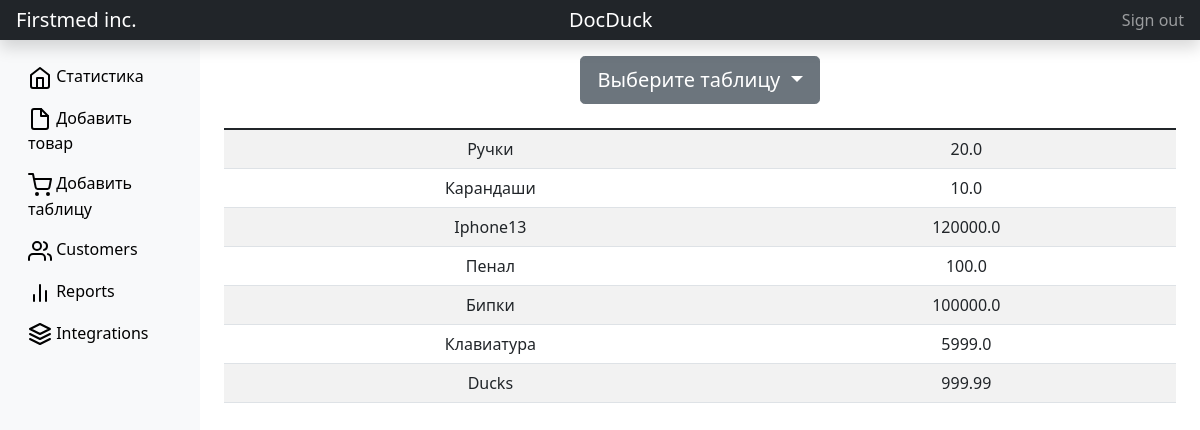
Screenshot of /viewer (signed in) with the database file from the repository.
### Httpapp/models.py (models this page shows, shortened)
class User (db.Model, UserMixin):
    id = db.Column(db.Integer, primary_key=True)
    login = db.Column(db.String(100), nullable=False, unique=True)
    password = db.Column(db.String(100), nullable=False,)
    is_Admin = db.Column(db.Boolean, default=False)

class Items(db.Model):
    id = db.Column(db.Integer, primary_key=True)
    name = db.Column(db.String(100), nullable=False)
    price = db.Column(db.Float(100), nullable=False)

### Httpapp/roots.py (the view)
@apps.route('/viewer')
@login_required
def viewer():
    items = Items.query.order_by(Items.id).all()
    return render_template("viewer.html", items=items)

### Httpapp/roots.py (called while the page is built)
@manager.user_loader
def load_user(user_id):
    return User.query.get(user_id)

### Httpapp/templates/viewer.html (shortened to what this page needs)
{% extends 'base.html' %}
{% block body %}
    <table class="table table-striped container">
        <tbody>
        {% for el in items %}
            <tr>
                <td style="text-align: center">{{ el.name }}</td>
                <td style="text-align: center">{{ el.price }}</td>
            </tr>
        {% endfor %}
        </tbody>
    </table>
{% endblock %}

### Httpapp/templates/base.html (shortened to what this page needs)
<head>
    <link rel="stylesheet" href="{{ url_for('static', filename="css/bootstrap.css") }}">
    <link rel="stylesheet" href="https://cdn.jsdelivr.net/npm/charts.css/dist/charts.min.css">
</head>
<body>
<header class="navbar navbar-dark sticky-top bg-dark flex-md-nowrap p-0 shadow">
    <a class="navbar-brand col-md-3 col-lg-1 me-0 px-3" href="#">Firstmed inc.</a>
    <a class="navbar-brand col-md-3 col-lg-1 me-0 px-3" href="#">{{ current_user.login }}</a>
    <div class="navbar-nav">
        <div class="nav-item text-nowrap">
            <a class="nav-link px-3" href="{{ url_for("logout") }}">Sign out</a>
        </div>
    </div>
</header>
<div class="container-fluid">
    <div class="row">
        <nav id="sidebarMenu" class="col-md-3 col-lg-2 d-md-block bg-light sidebar collapse">
            <div class="position-sticky pt-3">
                <ul class="nav flex-column">
                    <li class="nav-item">
                        <a class="nav-link active" aria-current="page" href="viewer">
                            Статистика
                        </a>
                    </li>
                    <li class="nav-item">
                        <a class="nav-link" href="adprod">
                            Добавить товар
                        </a>
                    </li>
                    <li class="nav-item">
                        <a class="nav-link" href="{{ url_for("addtable") }}">
                            Добавить таблицу
                        </a>
                    </li>
                    <li class="nav-item">
                        <a class="nav-link" href="#">
                            Customers
                        </a>
                    </li>
                    <li class="nav-item">
                        <a class="nav-link" href="#">
                            Reports
                        </a>
                    </li>
                    <li class="nav-item">
                        <a class="nav-link" href="#">
                            Integrations
                        </a>
                    </li>
                </ul>
            </div>
        </nav>
        <main class="col-md-9 ms-sm-auto col-lg-10 px-md-4">
            <div class="d-flex justify-content-center flex-wrap flex-md-nowrap align-items-center pt-3 pb-2 mb-3 ">
                <div class="btn-group ">
                    <button class="btn btn-secondary btn-lg dropdown-toggle" type="button" data-bs-toggle="dropdown"
                            aria-expanded="false">
                        Выберите таблицу
                    </button>
                </div>
            </div>
            {% block body %} {% endblock %}
        </main>
    </div>
</div>
</body>

### rows the page displays
User: login "DocDuck"
Items: name "Ручки", price "20.0"
Items: name "Карандаши", price "10.0"
Items: name "Iphone13", price "120000.0"
Items: name "Пенал", price "100.0"
Items: name "Бипки", price "100000.0"
Items: name "Клавиатура", price "5999.0"
Items: name "Ducks", price "999.99"
